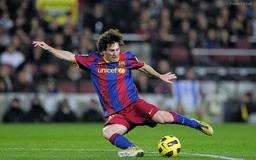
#> input picture ROI/roi.jpg, 256 x 160 px, shrunk from 1680 x 1050 before the run
$ python gaussian_blur.py
#> lines starting #> are read from the running program, lines starting #| are printed output that depends on the picture
#> further down, image is the input picture: shape (160, 256, 3); mean R, G, B 82, 86.1, 72.1
### Image-Blurring/blur.py
from PIL import Image
import numpy as np
import matplotlib.pyplot as plt
def convert(input_image, kernel):
    ht = input_image.shape[0]
#> ht = 160
    wid = input_image.shape[1]
#> wid = 256
    channel = input_image.shape[2]
#> channel = 3

    # Middle of the kernel
    offset = len(kernel) // 2

    # Create empty output array
    output_image = np.empty((ht,wid,channel))

    # Compute convolution between value and kernels
    for x in range(offset, ht - offset):
        for y in range(offset, wid - offset):
            acc = [0] * channel

            for a in range(len(kernel)):
                for b in range(len(kernel)):
                    xn = x + a - offset
                    yn = y + b - offset
                    value = input_image[xn][yn]
                    for c in  range(channel):
                        acc[c] += value[c] * kernel[a][b]

            for c in  range(channel):
                output_image[x][y][c] = acc[c]
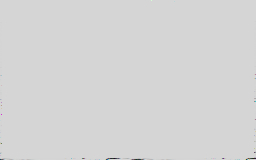
#> output_image: shape (160, 256, 3) float64; mean R, G, B -inf, -inf, -inf; drawn with min black and max white
    return output_image

### ROI/gaussian_blur.py
from PIL import Image
import numpy as np
import matplotlib.pyplot as plt
from blur import convert
# Gaussian kernel
gaussian_kernel = [[1 / 256, 4  / 256,  6 / 256,  4 / 256, 1 / 256],
                   [4 / 256, 16 / 256, 24 / 256, 16 / 256, 4 / 256],
                   [6 / 256, 24 / 256, 36 / 256, 24 / 256, 6 / 256],
                   [4 / 256, 16 / 256, 24 / 256, 16 / 256, 4 / 256],
                   [1 / 256, 4  / 256,  6 / 256,  4 / 256, 1 / 256]]
image = np.array(Image.open("roi.jpg"))
gaussian_blur = Image.fromarray(np.uint8(convert(image, gaussian_kernel)))
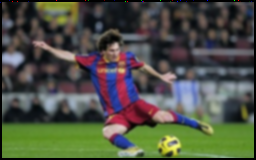
#> gaussian_blur: PIL image 256x160 RGB; mean R, G, B 78.5, 81.8, 69.2
gaussian_blur.save("gaussian_output.png")
